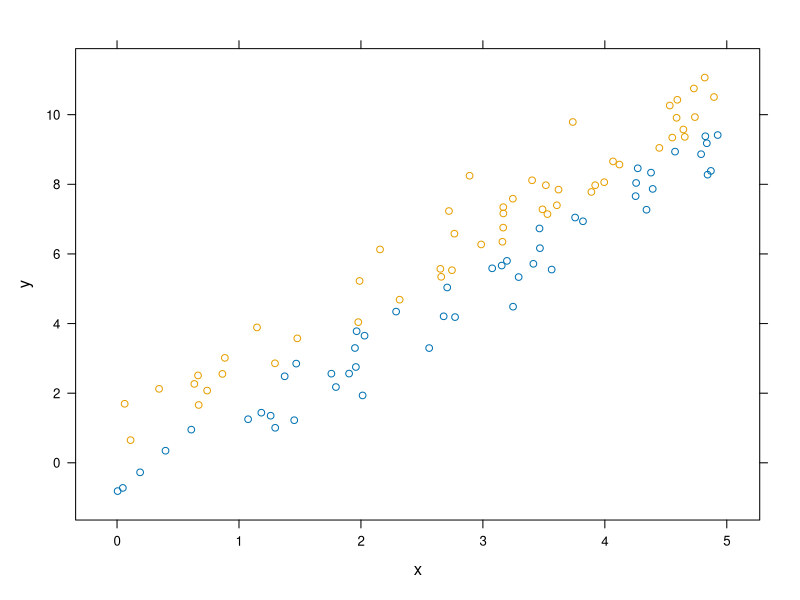

This figure's R source:
## ---- chunk 1
library(lattice)
## ---- chunk 2
bandplot = function(formula, data, ...) {
  
}
## ---- chunk 3
n <- 100
xs <- runif(n, 0, 5)
ys <- xs*2 + rnorm(n)
data <- data.frame(x = xs, y = ys)
xyplot(y ~ x, data = data, groups = (x < y/2))
